Frame 1 (no input): blank canvas, image omitted
Frame 60 (the mouse pressed at the canvas centre just before this capture): blank canvas, image omitted
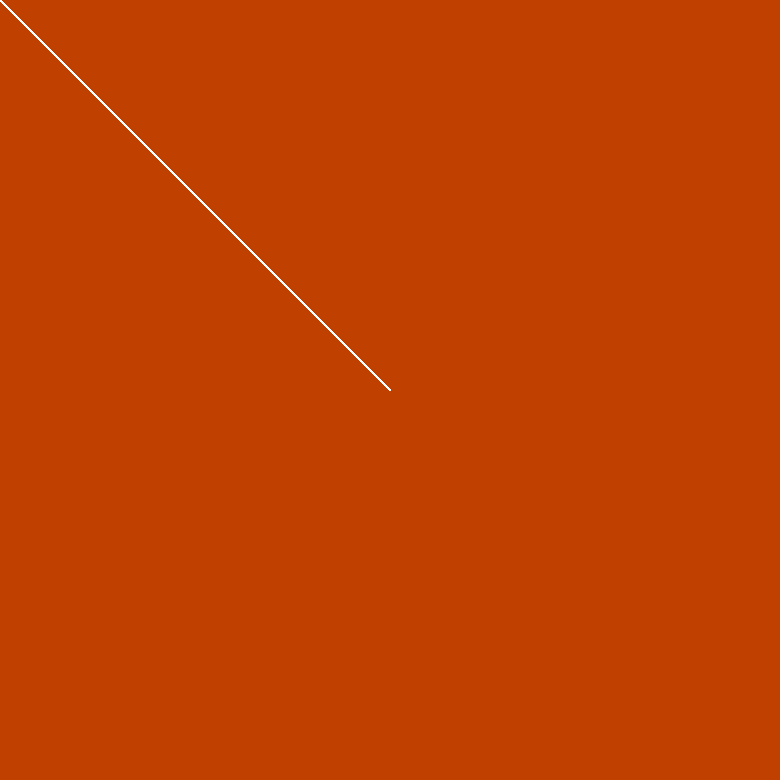
Frame 120 (the mouse held since frame 60 and released just before this capture)

The Processing sketch whose frames 1 and 60 were blank and that drew this single picture after the mouse press (run headless with seeded random() and noise(); from frame 60 on, the mouse is pressed at the canvas centre):

// Processing sketch: processing_45448
// ── processing_45448.pde

void setup() {
  size(780, 780);
  background(192, 64, 0);
  smooth();
}

void draw() {
  if (mousePressed) {
    fill(125);
    
  } else {
    fill(340);
  }

line(mouseX, mouseY, 0, 0);
stroke(255);
}
